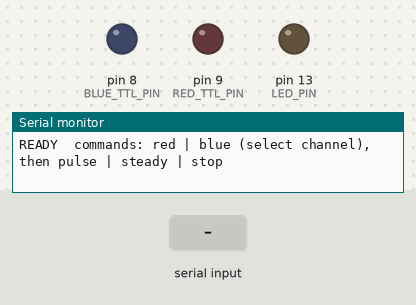
A sketch run on a simulated Arduino Uno, built with avr-gcc and run on an emulated ATmega328P. On the bench: output pins drawn as LEDs (lit = HIGH), the last lines printed to the serial monitor. Dashed ring = blinking. The inputs (shaded band) are chosen by the test bench.

Above: at 1.2 s.
1.3 s: "pulse\n" received over Serial
At 1.55 s:
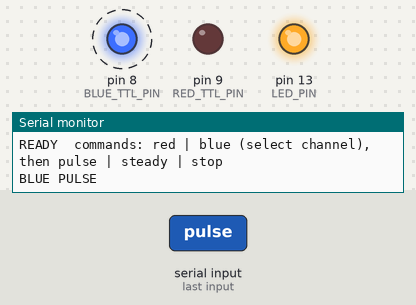
4.3 s: "red\n" received over Serial
7.3 s: "steady\n" received over Serial
At 7.55 s:
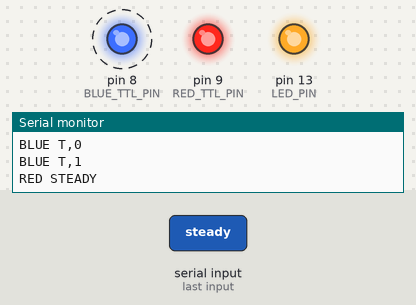
Timing chart, 0 to 16.3 s (numbered marks = the images above; inputs shaded):
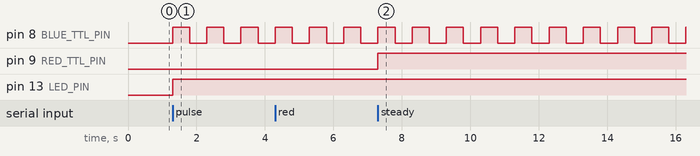

The sketch:

laser_calibration_dual_mega2560.ino
```cpp
// ===== Dual-Channel Laser TTL Debug Sketch =====
// Commands (case-insensitive, newline optional):
//   "red"    -> select the RED channel for subsequent steady/pulse/stop commands
//   "blue"   -> select the BLUE channel for subsequent steady/pulse/stop commands
//   "pulse"  -> start 0.5s ON / 0.5s OFF square wave on the selected channel
//   "steady" -> hold the selected channel's TTL HIGH continuously
//   "stop"   -> stop output on the selected channel, pull its TTL LOW
//
// Each channel runs its own independent state machine, so switching the
// selected channel never affects the other channel's current output.
//
// Pin assignments:
//   BLUE laser signal = PIN8
//   RED  laser signal = PIN9
//   baud = 115200
//
// Note: sync signals for the external recording system are now split off
// the BLUE/RED TTL lines in hardware (passive splitter), so no separate
// sync pins are driven from the firmware.

const uint8_t       BLUE_TTL_PIN = 8;
const uint8_t       RED_TTL_PIN  = 9;
const uint8_t       LED_PIN      = 13;
const unsigned long SERIAL_BAUD  = 115200;
const unsigned long HALF_PERIOD  = 500;  // ms per half-cycle in pulse mode, shared by both channels

enum class Mode { IDLE, PULSE, STEADY };

struct Channel {
  const char*   name;
  uint8_t       ttlPin;
  Mode          mode;
  bool          ttlState;
  unsigned long lastToggle;

  Channel(const char* n, uint8_t ttl)
    : name(n), ttlPin(ttl),
      mode(Mode::IDLE), ttlState(false), lastToggle(0) {}
};

Channel blueCh("BLUE", BLUE_TTL_PIN);
Channel redCh ("RED",  RED_TTL_PIN);
Channel* selected = &blueCh;  // default-selected channel at power-up

String cmdBuf = "";  // accumulate serial characters into a command line

// ---- helpers ----------------------------------------------------------------

// Any channel non-idle keeps the onboard LED lit
void updateLed() {
  bool anyActive = (blueCh.mode != Mode::IDLE) || (redCh.mode != Mode::IDLE);
  digitalWrite(LED_PIN, anyActive ? HIGH : LOW);
}

void setOutput(Channel& ch, bool high) {
  ch.ttlState = high;
  digitalWrite(ch.ttlPin, high ? HIGH : LOW);
  updateLed();
}

void enterIdle(Channel& ch) {
  ch.mode = Mode::IDLE;
  setOutput(ch, false);
  Serial.print(ch.name);
  Serial.println(F(" STOP"));
}

void enterPulse(Channel& ch) {
  ch.mode       = Mode::PULSE;
  ch.lastToggle = millis();
  setOutput(ch, true);
  Serial.print(ch.name);
  Serial.println(F(" PULSE"));
}

void enterSteady(Channel& ch) {
  ch.mode = Mode::STEADY;
  setOutput(ch, true);
  Serial.print(ch.name);
  Serial.println(F(" STEADY"));
}

void tickPulse(Channel& ch) {
  if (ch.mode == Mode::PULSE && (millis() - ch.lastToggle >= HALF_PERIOD)) {
    ch.lastToggle += HALF_PERIOD;
    setOutput(ch, !ch.ttlState);
    Serial.print(ch.name);
    Serial.print(F(" T,"));
    Serial.println(ch.ttlState ? 1 : 0);
  }
}

void handleCommand(const String& cmd) {
  // Trim and convert to lower-case for case-insensitive matching
  String c = cmd;
  c.trim();
  c.toLowerCase();

  if (c == "red") {
    selected = &redCh;
    Serial.println(F("SELECTED: RED"));
  } else if (c == "blue") {
    selected = &blueCh;
    Serial.println(F("SELECTED: BLUE"));
  } else if (c == "pulse") {
    enterPulse(*selected);
  } else if (c == "steady") {
    enterSteady(*selected);
  } else if (c == "stop") {
    enterIdle(*selected);
  } else if (c.length() > 0) {
    // Echo back unknown commands so the user knows what was received
    Serial.print(F("UNKNOWN: "));
    Serial.println(c);
  }
}

// ---- Arduino lifecycle ------------------------------------------------------

void setup() {
  pinMode(BLUE_TTL_PIN, OUTPUT);
  pinMode(RED_TTL_PIN, OUTPUT);
  pinMode(LED_PIN, OUTPUT);
  setOutput(blueCh, false);
  setOutput(redCh, false);

  Serial.begin(SERIAL_BAUD);
  Serial.println(F("READY  commands: red | blue (select channel), then pulse | steady | stop"));
}

void loop() {
  // 1) Read serial into line buffer; dispatch on newline or CR
  while (Serial.available()) {
    char ch = (char)Serial.read();
    if (ch == '\n' || ch == '\r') {
      handleCommand(cmdBuf);
      cmdBuf = "";
    } else {
      cmdBuf += ch;
    }
  }

  // 2) Non-blocking square-wave toggle for each channel independently
  //    (only active in PULSE mode; switching selection never pauses either channel)
  tickPulse(blueCh);
  tickPulse(redCh);
}
```

Measured:
- after the input at 1.3 s, pin 8 (BLUE_TTL_PIN): alternates HIGH for 0.50 s and LOW for 0.50 s, starting at once; pin 13 (LED_PIN): LOW → HIGH at once
- after the input at 7.3 s, pin 9 (RED_TTL_PIN): LOW → HIGH at once
